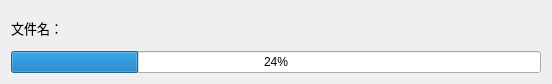
<?xml version="1.0" encoding="UTF-8"?>
<ui version="4.0">
 <class>FileProgressWindow</class>
 <widget class="QWidget" name="FileProgressWindow">
  <property name="geometry">
   <rect>
    <x>0</x>
    <y>0</y>
    <width>552</width>
    <height>84</height>
   </rect>
  </property>
  <property name="windowTitle">
   <string>Form</string>
  </property>
  <layout class="QVBoxLayout" name="verticalLayout">
   <item>
    <widget class="QLabel" name="label">
     <property name="font">
      <font>
       <pointsize>10</pointsize>
      </font>
     </property>
     <property name="text">
      <string>文件名：</string>
     </property>
    </widget>
   </item>
   <item>
    <widget class="QProgressBar" name="progressBar">
     <property name="styleSheet">
      <string notr="true"/>
     </property>
     <property name="value">
      <number>24</number>
     </property>
    </widget>
   </item>
  </layout>
 </widget>
 <resources/>
 <connections/>
</ui>
